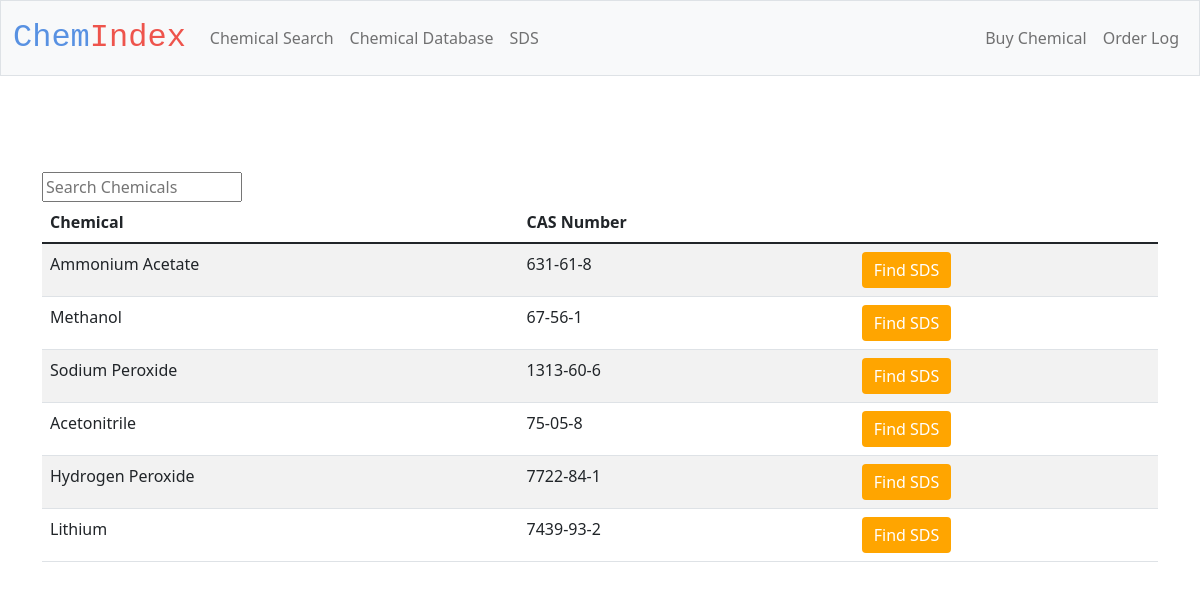
/cas_database, run on an earlier commit of the app's database.
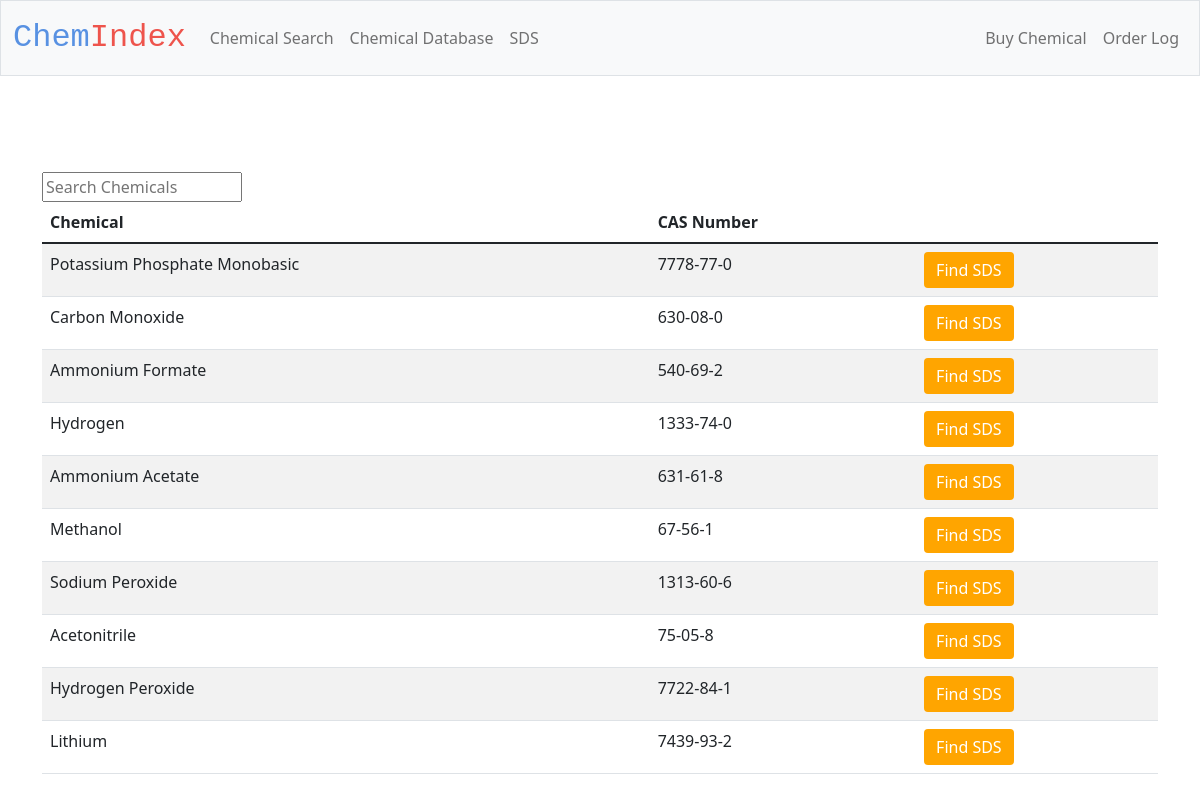
And on a later commit of the database.
### tables this page shows
CREATE TABLE Chemicals (
    name TEXT NOT NULL PRIMARY KEY, 
    cas NOT NULL, time DATETIME);

### app.py (the view)
@app.route('/cas_database')
def cas_database():
    with sqlite3.connect(db_path) as db:
        data = db.execute("SELECT * FROM Chemicals ORDER BY time DESC")
        return render_template("cas_database.html", chemicals = data)

### templates/cas_database.html (shortened to what this page needs)
{% extends "layout.html" %}
{% block main %}
<main class="container py-5">
    <input type="text" class="cd-search table-filter search" placeholder="Search Chemicals"
    data-table = "cas_table" id="search_input" onkeyup="search_table()"/>
    <table class="table table-striped" id = "cas_table"name= "cas_table">
        <thead>
            <tr>
                <th class="text-start">Chemical</th>
                <th class="text-start">CAS Number</th>
            </tr>
        </thead>
       <tbody>
        {% for chem in chemicals %}
                <tr>
                    <form action="/sds" method="post">
                    <td class="text-start"> {{chem[0]}}</td>
                    <td class="text-start">{{chem[1]}}</td>
                    <td class="text-start"> <button class ="button_sds_database btn btn-primary" type="submit">Find SDS</button></td>
                    </form>
                </tr>
        {% endfor %}
        </tbody>
    </table>
        </main>
{% endblock %}

### templates/layout.html (shortened to what this page needs)
<!doctype html>
<html lang="en">
  <head>
    <link href="https://cdn.jsdelivr.net/npm/bootstrap@5.1.3/dist/css/bootstrap.min.css" rel="stylesheet">
    <link href="/static/styles.css" rel="stylesheet">
  </head>
  <body>
    <nav class="bg-light border navbar navbar-expand-md navbar-light">
        <div class = "container-fluid">
            <a class = "navbar-brand" href="/"><span class="blue">Chem</span><span class="red">Index</span></a>
                <div class="collapse navbar-collapse" id="navbarNav">
                    <ul class="navbar-nav">
                      <li class="nav-item"><a class="nav-link" href="/search">Chemical Search</a></li>
                      <li class="nav-item"><a class="nav-link" href="/cas_database">Chemical Database</a></li>
                      <li class="nav-item"><a class="nav-link" href="/sds">SDS</a></li>
                    </ul>
                    <ul class="navbar-nav ms-auto ml-5">
                      <li class="nav-item"><a class="nav-link" href="/buy">Buy Chemical</a></li>
                      <li class="nav-item"><a class="nav-link" href="/purchase_database">Order Log</a></li>
                    </ul>
                  </div>
        </div>
    </nav>
    <main class="container-fluid py-5 text-center">
        {% block main %}{% endblock %}
    </main>
  </body>
</html>

### static/styles.css (style rules this page uses)
nav .navbar-brand { font-size: xx-large; font-family: 'Courier New', Courier, monospace; }
.blue { color: #5891e2; }
.red { color: #ee544c; }
.button_sds_database { background-color:orange; color: white; border: none; }
.search { display:flex; flex-direction: row; position: relative; width:200px; }

What changed in the data, as far as the page shows it:
added Chemicals: name "Potassium Phosphate Monobasic", cas "7778-77-0"
added Chemicals: name "Carbon Monoxide", cas "630-08-0"
added Chemicals: name "Ammonium Formate", cas "540-69-2"
added Chemicals: name "Hydrogen", cas "1333-74-0"
